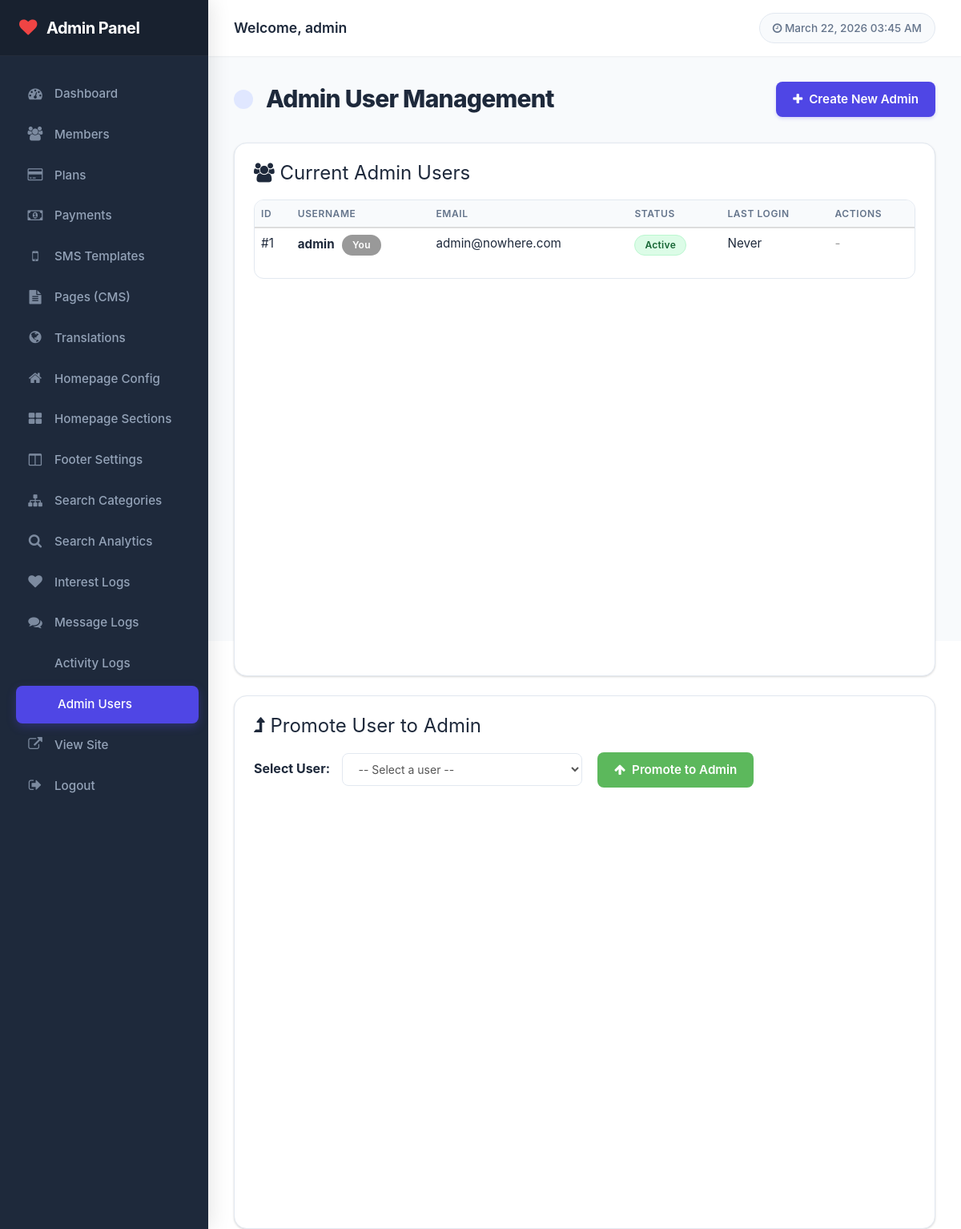
The app's page /deploy_package/admin/admin-users.php (signed in) with its own data.
### tables this page shows
CREATE TABLE `users` (
  `id` int(5) NOT NULL AUTO_INCREMENT,
  `profilestat` int(5) NOT NULL,
  `username` varchar(20) NOT NULL,
  `password` varchar(255) NOT NULL,
  `email` varchar(40) NOT NULL,
  `dateofbirth` date NOT NULL,
  `gender` varchar(5) NOT NULL,
  `userlevel` int(2) NOT NULL,
  `last_login` timestamp NULL DEFAULT NULL,
  `profile_completeness` int(11) DEFAULT '0',
  `account_status` enum('active','suspended','deleted') DEFAULT 'active',
  `search_notifications` tinyint(1) DEFAULT '1',
  `last_search_date` timestamp NULL DEFAULT NULL,
  PRIMARY KEY (`id`),
  UNIQUE KEY `username` (`username`),
  KEY `idx_account_status` (`account_status`)
);

### deploy_package/admin/admin-users.php (the view, shortened to what this page needs)
<?php
require_once("../includes/dbconn.php");
$admins_query = mysqli_query($conn, "SELECT id, username, email, last_login, account_status FROM users WHERE userlevel = 1 ORDER BY id ASC");
$admins = [];
while ($row = mysqli_fetch_assoc($admins_query)) {
    $admins[] = $row;
}
include("../includes/admin-header.php");
?>
<div class="page-header">
    <h2><i class="fa fa-user-secret"></i> Admin User Management</h2>
    <button class="btn btn-primary" data-toggle="modal" data-target="#createAdminModal">
        <i class="fa fa-plus"></i> Create New Admin
    </button>
</div>
<div class="card">
    <h3 style="margin-bottom: 20px;"><i class="fa fa-users"></i> Current Admin Users</h3>
    <div class="admin-table">
        <table class="table">
            <thead>
                <tr>
                    <th>ID</th>
                    <th>Username</th>
                    <th>Email</th>
                    <th>Status</th>
                    <th>Last Login</th>
                    <th>Actions</th>
                </tr>
            </thead>
            <tbody>
                <?php if (empty($admins)): ?>
                <tr>
                    <td colspan="6" class="text-center" style="padding: 30px;">No admin users found</td>
                </tr>
                <?php else: ?>
                <?php foreach ($admins as $admin): ?>
                <tr>
                    <td>#<?php echo $admin['id']; ?></td>
                    <td>
                        <strong><?php echo htmlspecialchars($admin['username']); ?></strong>
                        <?php if ($admin['id'] == $user_id): ?>
                        <span class="badge badge-primary" style="margin-left: 5px;">You</span>
                        <?php endif; ?>
                    </td>
                    <td><?php echo htmlspecialchars($admin['email']); ?></td>
                    <td>
                        <?php if ($admin['account_status'] === 'active'): ?>
                        <span class="badge badge-success">Active</span>
                        <?php else: ?>
                        <span class="badge badge-warning"><?php echo ucfirst($admin['account_status']); ?></span>
                        <?php endif; ?>
                    </td>
                    <td>
                        <?php echo $admin['last_login'] ? date('M d, Y h:i A', strtotime($admin['last_login'])) : 'Never'; ?>
                    </td>
                    <td>
                        <?php if ($admin['id'] != $user_id): ?>
                        <button class="btn btn-warning btn-xs" onclick="confirmDemote(<?php echo $admin['id']; ?>, '<?php echo htmlspecialchars($admin['username']); ?>')">
                            <i class="fa fa-arrow-down"></i> Demote
                        </button>
                        <button class="btn btn-danger btn-xs" onclick="confirmDelete(<?php echo $admin['id']; ?>, '<?php echo htmlspecialchars($admin['username']); ?>')">
                            <i class="fa fa-trash"></i> Delete
                        </button>
                        <?php else: ?>
                        <span class="text-muted">-</span>
                        <?php endif; ?>
                    </td>
                </tr>
                <?php endforeach; ?>
                <?php endif; ?>
            </tbody>
        </table>
    </div>
</div>
<div class="card" style="margin-top: 24px;">
    <h3 style="margin-bottom: 20px;"><i class="fa fa-level-up"></i> Promote User to Admin</h3>
    <form method="POST" class="form-inline">
        <div class="form-group" style="margin-right: 15px;">
            <label for="user_id" style="margin-right: 10px;">Select User:</label>
            <select name="user_id" id="user_id" class="form-control" required style="min-width: 300px;">
                <option value="">-- Select a user --</option>
            </select>
        </div>
        <button type="submit" class="btn btn-success" onclick="return confirm('Are you sure you want to promote this user to admin?');">
            <i class="fa fa-arrow-up"></i> Promote to Admin
        </button>
    </form>
</div>
<?php include("../includes/admin-footer.php"); ?>

### deploy_package/css/style.css (style rules this page uses)
h4, h5, h6, h1, h2, h3 { margin-top: 0; }
html, body { font-family: 'Ubuntu', sans-serif; font-size: 100%; background:#fff; }
.input-group input[type="text"], select { -moz-box-shadow: none; -webkit-box-shadow: none; box-shadow: none; -moz-border-radius: 0px; -webkit-border-radius: 0px; border-radius: 0px; -moz-transition: 0.3s; -o-transition: 0.3s; -webkit-transition: 0.3s; transition: 0.3s; background-color: #fff; border: none; font-size: 12px; padding:5px; width: 100%; color: #555; outline: none; }
.form-control { box-shadow: none !important; border-radius: 2px; -webkit-border-radius: 2px; -moz-border-radius: 2px; -o-border-radius: 2px; }
.headings h1, h2,h3,h4,h5,h6 { font-weight:400; }

### deploy_package/css/admin-custom.css (style rules this page uses)
:root { --primary-color: #4f46e5; --primary-hover: #4338ca; --secondary-color: #64748b; --success-color: #10b981; --warning-color: #f59e0b; --danger-color: #ef4444; --info-color: #3b82f6; --dark-bg: #0f172a; --sidebar-bg: #1e293b; --light-bg: #f8fafc; --card-bg: #ffffff; --text-main: #1e293b; --text-muted: #64748b; --border-color: #e2e8f0; --sidebar-width: 260px; --header-height: 70px; --card-shadow: 0 1px 3px 0 rgba(0, 0, 0, 0.1), 0 1px 2px 0 rgba(0, 0, 0, 0.06); --card-shadow-hover: 0 10px 15px -3px rgba(0, 0, 0, 0.1), 0 4px 6px -2px rgba(0, 0, 0, 0.05); --transition: all 0.3s cubic-bezier(0.4, 0, 0.2, 1); }
body { background-color: var(--light-bg); font-family: 'Inter', 'Segoe UI', system-ui, -apple-system, sans-serif; color: var(--text-main); margin: 0; padding: 0; line-height: 1.5; -webkit-font-smoothing: antialiased; }
.page-header { display: flex; justify-content: space-between; align-items: center; margin-bottom: 32px; border-bottom: none; padding-bottom: 0; margin-top: 0; }
.page-header h2 { margin: 0; font-size: 1.875rem; font-weight: 800; color: var(--text-main); display: flex; align-items: center; gap: 16px; letter-spacing: -0.025em; }
.page-header h2 i { color: var(--primary-color); background: #e0e7ff; padding: 12px; border-radius: 12px; font-size: 1.5rem; }
.card, .stat-card { background: var(--card-bg); border-radius: 16px; padding: 24px; box-shadow: var(--card-shadow); border: 1px solid var(--border-color); margin-bottom: 24px; transition: var(--transition); height: 100%; position: relative; overflow: hidden; }
.admin-table { overflow-x: auto; border-radius: 12px; border: 1px solid var(--border-color); }
.admin-table table { width: 100%; border-collapse: collapse; border-spacing: 0; }
.admin-table th { background: #f8fafc; padding: 16px 24px; text-align: left; font-weight: 600; color: var(--text-muted); border-bottom: 1px solid var(--border-color); font-size: 0.75rem; text-transform: uppercase; letter-spacing: 0.05em; }
.admin-table td { padding: 16px 24px; border-bottom: 1px solid var(--border-color); color: var(--text-main); vertical-align: middle; font-size: 0.95rem; }
.admin-table tr:last-child td { border-bottom: none; }
.badge { padding: 6px 12px; border-radius: 20px; font-weight: 600; font-size: 0.75rem; letter-spacing: 0.025em; border: 1px solid transparent; }
.badge-success { background: #dcfce7; color: #166534; border-color: #bbf7d0; }
.btn { border-radius: 8px; padding: 10px 20px; font-weight: 600; transition: var(--transition); border: 1px solid transparent; cursor: pointer; display: inline-flex; align-items: center; gap: 8px; font-size: 0.95rem; }
.btn-primary { background: var(--primary-color); color: #fff; box-shadow: 0 2px 4px rgba(79, 70, 229, 0.2); }
.form-control { border-radius: 8px; border: 1px solid var(--border-color); padding: 10px 16px; height: auto; box-shadow: none; transition: var(--transition); }

### records on screen
users: id "1", username "admin", shows "You", email "admin@nowhere.com", account_status "Active", shows "Never"

### other values on screen
$_SESSION['username'] "admin"
